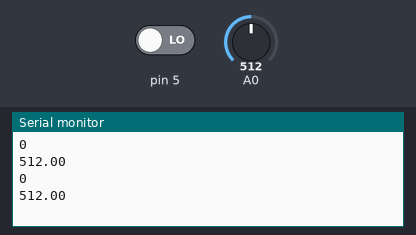
This sketch was run on a simulated Arduino Uno, built with avr-gcc and run on an emulated ATmega328P. Shown: the last lines printed to the serial monitor. The test bench sets the inputs (shaded band); at power-on: A0 = 512, pin 5 LOW.

Above: at 2.3 s.
2.4 s: A0 set to 716
At 3.6 s:
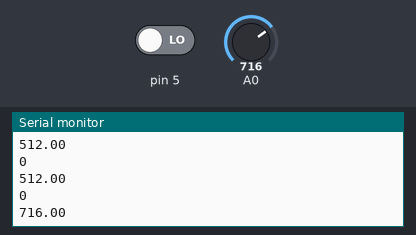
4.5 s: pin 5 driven HIGH
6.6 s: A0 set to 900
At 8.3 s:
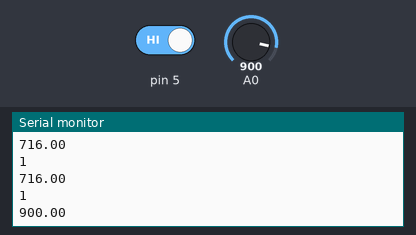
Timing chart, 0 to 9.8 s (numbered marks = the images above; inputs shaded):
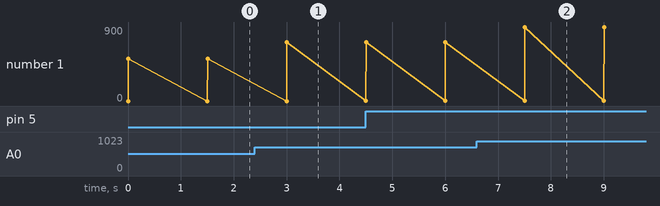

The sketch:

LDR.ino
```cpp
// LDR light is present when light is present----- light-> 0,,, dark-> 1


void setup() {
  // put your setup code here, to run once:
  Serial.begin(9600);
  pinMode(5,INPUT);
}

void loop() {

  int lsrSen= digitalRead(5);
  Serial.println(lsrSen);
  float ldrAn=analogRead(A0);
  Serial.println(ldrAn);
  delay(1500);
  // put your main code here, to run repeatedly:

}
```

Measured:
- after the input at 2.4 s, the serial monitor: prints a new line after 0.60 s (image 1)
- after the input at 6.6 s, the serial monitor: prints a new line after 0.91 s (image 2)
- plotted number 1: 512 → 716 after the input at 2.4 s, 716 → 900 after the input at 6.6 s
